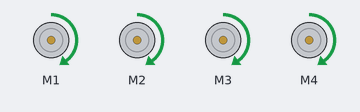
This sketch was run on a simulated Arduino Uno, built with avr-gcc and run on an emulated ATmega328P. On the bench: 4 × DC motor (green arrow = forward, orange = backward, longer = faster).

Above: at 0.5 s.
At 3.5 s:
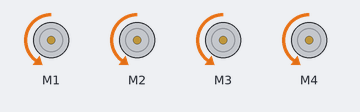
Timing chart, 0 to 4.6 s (numbered marks = the images above):
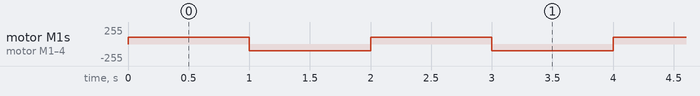

Measured:
- by itself, motor M1–4: alternates forward 100/255 for 1.0 s and backward 100/255 for 1.0 s

The sketch:

L293D_sample.ino
```cpp
#include <AFMotor.h>

AF_DCMotor motor1(1);
AF_DCMotor motor2(2);
AF_DCMotor motor3(3);
AF_DCMotor motor4(4);
int speed = 100;
void setup() {
  motor1.run(RELEASE); //Stop
  motor2.run(RELEASE);
  motor3.run(RELEASE);
  motor4.run(RELEASE);
}

void loop() {

  motor1.setSpeed(speed); //Set motor speed 0~255
  motor2.setSpeed(speed);
  motor3.setSpeed(speed);
  motor4.setSpeed(speed);
  motor1.run(FORWARD);
  motor2.run(FORWARD);
  motor3.run(FORWARD);
  motor4.run(FORWARD);
  delay(1000);

  motor1.setSpeed(speed);
  motor2.setSpeed(speed);
  motor3.setSpeed(speed);
  motor4.setSpeed(speed);
  motor1.run(BACKWARD);
  motor2.run(BACKWARD);
  motor3.run(BACKWARD);
  motor4.run(BACKWARD);
  delay(1000);
}
```
